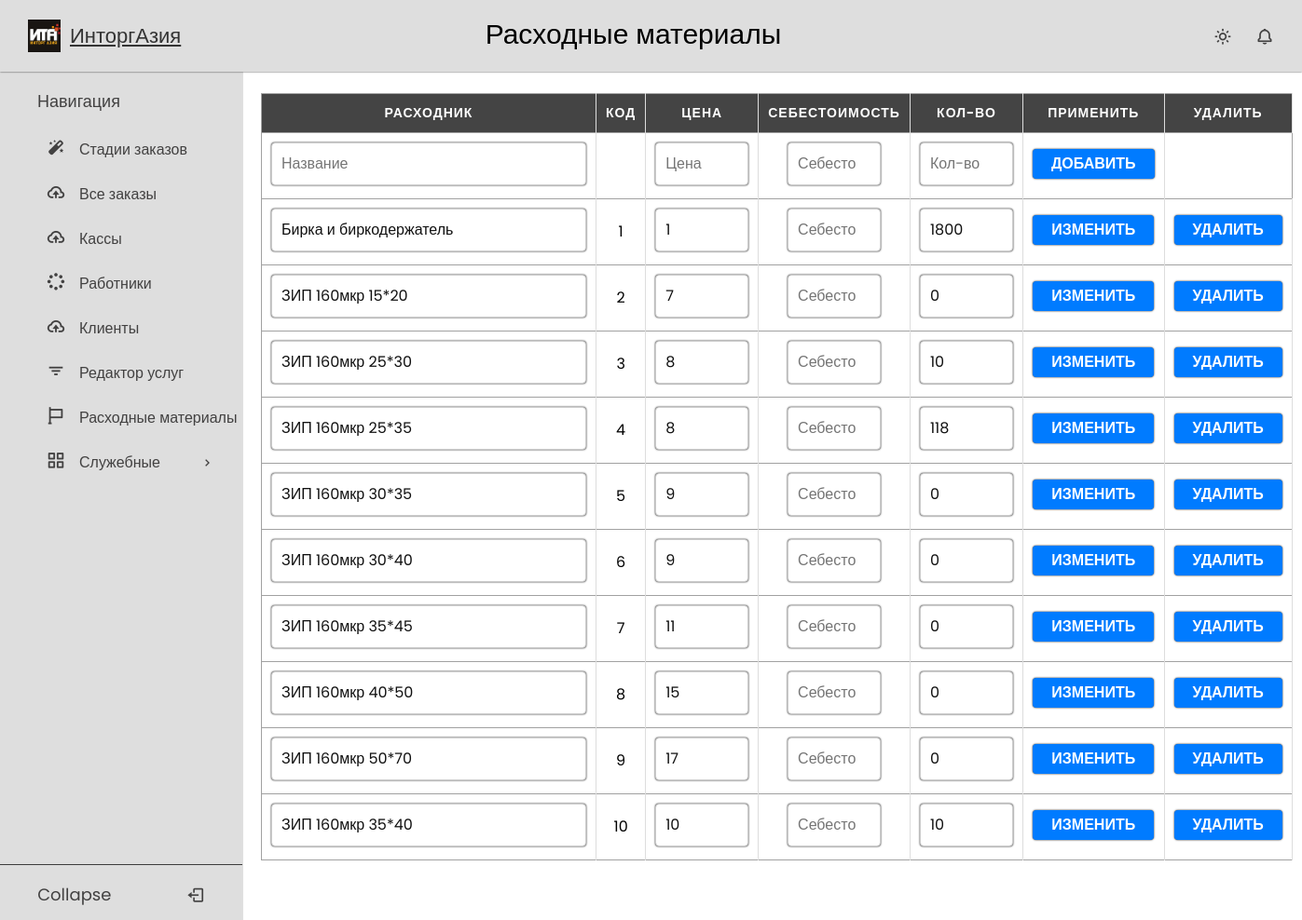
/consumables/ (signed in), run on the app's committed database.
### crm_app/models.py (models this page shows)
class Consumables(models.Model):
    name = models.CharField(max_length=50)
    count = models.IntegerField(default=0)
    price = models.IntegerField(default=0)
    cost_price = models.DecimalField(max_digits=5, decimal_places=2)

### crm_app/views.py (the view)
# urls.py: path('consumables/', ConsumablesListView.as_view(), name='consumable_list'),
class ConsumablesListView(LockedView, ListView):
    model = Consumables
    template_name = 'crmapp/consumable_list.html'

### users/permissions.py (called while the page is built)
    def test_func(self):
        return self.request.user.user_type == UserType.WORKER

### templates/crmapp/consumable_list.html (shortened to what this page needs)
{% extends 'base.html' %}
{% load static %}
{% block css %}
    <link rel="stylesheet" href="{% static 'css/tables.css' %}">
{% endblock %}
{% block page_title %}
Расходные материалы
{% endblock %}
{% block content %}
<table>
  <thead>
    <tr>
        <th data-label="Расходник">Расходник</th>
        <th data-label="Код">Код</th>
        <th data-label="Цена">Цена</th>
        <th data-label="Себестоимость">Себестоимость</th>
        <th data-label="Кол-во">Кол-во</th>
        <th data-label="Применить">Применить</th>
        <th data-label="Удалить">Удалить</th>
    </tr>
  </thead>
  <tbody>
    <tr>
      <form method="post" action="{% url 'consumable_create' %}">
        <td data-label="Расходник"><label>
            <input type="text" placeholder="Название" name="name" required>
        </label></td>
        <td></td>
        <td data-label="Цена"><label>
            <input type="number" placeholder="Цена" name="price" required>
        </label></td>
        <td data-label="Себестоимость"><label>
            <input type="number" step="0.01" placeholder="Себестоимость" name="cost_price" required>
        </label></td>
        <td data-label="Кол-во"><label>
            <input type="number" placeholder="Кол-во" name="count" required>
        </label></td>
        <td><input type="submit" value="Добавить"></td>
      </form>
    </tr>
    {% for consumable in consumables_list %}
    <tr>
      <form method="post" action="{% url 'consumable_update' consumable.id %}">
        <td data-label="Расходник"><label>
            <input type="text" value="{{ consumable.name }}" name="name" required>
        </label></td>
        <td data-label="Код">{{ consumable.id }}</td>
        <td data-label="Цена"><label>
            <input type="number" value="{{ consumable.price }}" name="price" required>
        </label></td>
        <td data-label="Себестоимость"><label>
            <input type="number" step="0.01" placeholder="Себестоимость" name="cost_price" required>
        </label></td>
        <td data-label="Кол-во"><label>
            <input type="number" value="{{ consumable.count }}" name="count" required>
        </label></td>
        <td><input type="submit" value="Изменить"></td>
      </form>
      <form action="{% url 'consumable_delete' consumable.id %}" method="post">
        <td><input type="submit" value="Удалить"></td>
      </form>
    </tr>
    {% endfor %}
  </tbody>
</table>
{% include 'includes/paginate.html' %}
{% endblock %}

### static/css/null.css (style rules this page uses)
*, *::before, *::after { box-sizing: border-box; }
body, h1, h2, h3, h4, p, ul[class], ol[class], li, figure, figcaption, blockquote, dl, dd { list-style-type: none; margin: 0; }
body { min-height: 100vh; scroll-behavior: smooth; text-rendering: optimizeSpeed; line-height: 1.5; }
input, button, textarea, select { font: inherit; }

### static/css/sidebar.css (style rules this page uses)
* { margin: 0; padding: 0; box-sizing: border-box; font-family: "Poppins", sans-serif; }
:root { --white-color: #dedede; --blue-color: #1655ff; --grey-color: #424141; --grey-color-light: rgba(0, 0, 0, 0.73); }
body { background-color: #ffffff; transition: all 0.5s ease; }

### static/css/style.css (style rules this page uses)
input[type="text"], input[type="password"], select, input[type="email"] { margin-bottom: 4px; padding: 10px; border: 1px solid #ccc; border-radius: 4px; font-size: 16px; color: #111; box-shadow: 0 0 2px black; }
input[type="number"] { margin-bottom: 4px; width: 100px; padding: 10px; border: 1px solid #ccc; border-radius: 4px; font-size: 16px; color: #111; box-shadow:0 0 2px black; }
input[type="submit"] { margin-bottom: 4px; padding: 4px 20px; background-color: #007bff; color: #fff; border: none; border-radius: 4px; font-size: 16px; font-weight: bold; text-transform: uppercase; transition: background-color 0.3s ease; cursor: pointer; box-shadow:0 0 2px black; }

### static/css/tables.css (style rules this page uses)
table { border: 1px solid #ccc; width: 100%; margin:0; padding:0; border-collapse: collapse; border-spacing: 0; }
table tr { border: 1px solid #a1a1a1; padding: 5px; }
table th, table td { padding: 10px; text-align: center; border-right: 1px solid #ddd; }
table th { color: #fff; background-color: #444; text-transform: uppercase; font-size: 14px; letter-spacing: 1px; }

### data on the page
Consumables: name "Бирка и биркодержатель", id "1", price "1", count "1800"
Consumables: name "ЗИП 160мкр 15*20", id "2", price "7", count "0"
Consumables: name "ЗИП 160мкр 25*30", id "3", price "8", count "10"
Consumables: name "ЗИП 160мкр 25*35", id "4", price "8", count "118"
Consumables: name "ЗИП 160мкр 30*35", id "5", price "9", count "0"
Consumables: name "ЗИП 160мкр 30*40", id "6", price "9", count "0"
Consumables: name "ЗИП 160мкр 35*45", id "7", price "11", count "0"
Consumables: name "ЗИП 160мкр 40*50", id "8", price "15", count "0"
Consumables: name "ЗИП 160мкр 50*70", id "9", price "17", count "0"
Consumables: name "ЗИП 160мкр 35*40", id "10", price "10", count "10"
